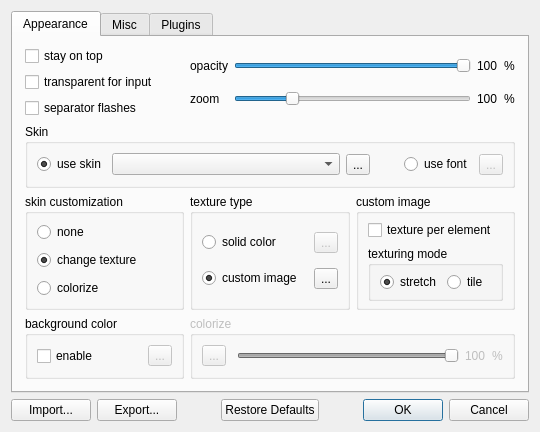
<?xml version="1.0" encoding="UTF-8"?>
<ui version="4.0">
 <class>digital_clock::gui::SettingsDialog</class>
 <widget class="QDialog" name="digital_clock::gui::SettingsDialog">
  <property name="geometry">
   <rect>
    <x>0</x>
    <y>0</y>
    <width>512</width>
    <height>423</height>
   </rect>
  </property>
  <property name="windowTitle">
   <string>Settings</string>
  </property>
  <layout class="QGridLayout" name="gridLayout">
   <item row="1" column="5">
    <widget class="QDialogButtonBox" name="buttonBox">
     <property name="orientation">
      <enum>Qt::Horizontal</enum>
     </property>
     <property name="standardButtons">
      <set>QDialogButtonBox::Cancel|QDialogButtonBox::Ok</set>
     </property>
    </widget>
   </item>
   <item row="1" column="1">
    <widget class="QPushButton" name="export_btn">
     <property name="toolTip">
      <string>Export current settings to file</string>
     </property>
     <property name="text">
      <string>Export...</string>
     </property>
    </widget>
   </item>
   <item row="1" column="3">
    <widget class="QPushButton" name="defaults_bth">
     <property name="text">
      <string>Restore Defaults</string>
     </property>
    </widget>
   </item>
   <item row="1" column="4">
    <spacer name="horizontalSpacer_2">
     <property name="orientation">
      <enum>Qt::Horizontal</enum>
     </property>
     <property name="sizeHint" stdset="0">
      <size>
       <width>21</width>
       <height>20</height>
      </size>
     </property>
    </spacer>
   </item>
   <item row="1" column="0">
    <widget class="QPushButton" name="import_btn">
     <property name="toolTip">
      <string>Import settings from file</string>
     </property>
     <property name="text">
      <string>Import...</string>
     </property>
    </widget>
   </item>
   <item row="1" column="2">
    <spacer name="horizontalSpacer">
     <property name="orientation">
      <enum>Qt::Horizontal</enum>
     </property>
     <property name="sizeHint" stdset="0">
      <size>
       <width>21</width>
       <height>20</height>
      </size>
     </property>
    </spacer>
   </item>
   <item row="0" column="0" colspan="6">
    <widget class="QTabWidget" name="tabWidget">
     <property name="currentIndex">
      <number>0</number>
     </property>
     <widget class="QWidget" name="appearance_tab">
      <attribute name="title">
       <string>Appearance</string>
      </attribute>
      <layout class="QGridLayout" name="appearance_layout">
       <property name="leftMargin">
        <number>12</number>
       </property>
       <property name="rightMargin">
        <number>12</number>
       </property>
       <property name="bottomMargin">
        <number>12</number>
       </property>
       <item row="0" column="0">
        <layout class="QVBoxLayout" name="checkbox_layout">
         <item>
          <widget class="QCheckBox" name="stay_on_top">
           <property name="text">
            <string>stay on top</string>
           </property>
          </widget>
         </item>
         <item>
          <widget class="QCheckBox" name="transp_for_input">
           <property name="text">
            <string>transparent for input</string>
           </property>
          </widget>
         </item>
         <item>
          <widget class="QCheckBox" name="sep_flash">
           <property name="text">
            <string>separator flashes</string>
           </property>
          </widget>
         </item>
        </layout>
       </item>
       <item row="0" column="1" colspan="2">
        <layout class="QGridLayout" name="sliders_layout">
         <item row="0" column="0">
          <widget class="QLabel" name="opacity_label">
           <property name="text">
            <string>opacity</string>
           </property>
          </widget>
         </item>
         <item row="0" column="1">
          <widget class="QSlider" name="opacity_slider">
           <property name="minimum">
            <number>5</number>
           </property>
           <property name="maximum">
            <number>100</number>
           </property>
           <property name="value">
            <number>100</number>
           </property>
           <property name="sliderPosition">
            <number>100</number>
           </property>
           <property name="orientation">
            <enum>Qt::Horizontal</enum>
           </property>
          </widget>
         </item>
         <item row="0" column="2">
          <widget class="QLabel" name="opacity_value">
           <property name="text">
            <string notr="true">100</string>
           </property>
          </widget>
         </item>
         <item row="0" column="3">
          <widget class="QLabel" name="opcacity_percent">
           <property name="text">
            <string notr="true">%</string>
           </property>
          </widget>
         </item>
         <item row="1" column="0">
          <widget class="QLabel" name="zoom_label">
           <property name="text">
            <string>zoom</string>
           </property>
          </widget>
         </item>
         <item row="1" column="1">
          <widget class="QSlider" name="zoom_slider">
           <property name="minimum">
            <number>10</number>
           </property>
           <property name="maximum">
            <number>400</number>
           </property>
           <property name="value">
            <number>100</number>
           </property>
           <property name="orientation">
            <enum>Qt::Horizontal</enum>
           </property>
          </widget>
         </item>
         <item row="1" column="2">
          <widget class="QLabel" name="zoom_value">
           <property name="text">
            <string notr="true">100</string>
           </property>
          </widget>
         </item>
         <item row="1" column="3">
          <widget class="QLabel" name="zoom_percent">
           <property name="text">
            <string notr="true">%</string>
           </property>
          </widget>
         </item>
        </layout>
       </item>
       <item row="1" column="0" colspan="3">
        <widget class="QGroupBox" name="skin_group">
         <property name="title">
          <string>Skin</string>
         </property>
         <layout class="QHBoxLayout" name="skin_layout">
          <item>
           <widget class="QRadioButton" name="use_skin">
            <property name="text">
             <string>use skin</string>
            </property>
            <property name="checked">
             <bool>true</bool>
            </property>
           </widget>
          </item>
          <item>
           <widget class="QComboBox" name="skin_box">
            <property name="sizePolicy">
             <sizepolicy hsizetype="Expanding" vsizetype="Fixed">
              <horstretch>0</horstretch>
              <verstretch>0</verstretch>
             </sizepolicy>
            </property>
            <property name="minimumSize">
             <size>
              <width>155</width>
              <height>0</height>
             </size>
            </property>
           </widget>
          </item>
          <item>
           <widget class="QToolButton" name="skin_info_btn">
            <property name="text">
             <string notr="true">...</string>
            </property>
            <property name="icon">
             <iconset resource="../digital_clock.qrc">
              <normaloff>:/clock/images/about.svg</normaloff>:/clock/images/about.svg</iconset>
            </property>
           </widget>
          </item>
          <item>
           <spacer name="horizontalSpacer_5">
            <property name="orientation">
             <enum>Qt::Horizontal</enum>
            </property>
            <property name="sizeType">
             <enum>QSizePolicy::Fixed</enum>
            </property>
            <property name="sizeHint" stdset="0">
             <size>
              <width>28</width>
              <height>20</height>
             </size>
            </property>
           </spacer>
          </item>
          <item>
           <widget class="QRadioButton" name="use_font">
            <property name="text">
             <string>use font</string>
            </property>
           </widget>
          </item>
          <item>
           <widget class="QToolButton" name="sel_font_btn">
            <property name="enabled">
             <bool>false</bool>
            </property>
            <property name="text">
             <string notr="true">...</string>
            </property>
           </widget>
          </item>
         </layout>
        </widget>
       </item>
       <item row="2" column="0">
        <widget class="QGroupBox" name="customization_group">
         <property name="title">
          <string>skin customization</string>
         </property>
         <layout class="QVBoxLayout" name="customization_layout">
          <property name="topMargin">
           <number>6</number>
          </property>
          <property name="bottomMargin">
           <number>6</number>
          </property>
          <item>
           <widget class="QRadioButton" name="cust_none">
            <property name="text">
             <string>none</string>
            </property>
           </widget>
          </item>
          <item>
           <widget class="QRadioButton" name="cust_texturing">
            <property name="text">
             <string>change texture</string>
            </property>
            <property name="checked">
             <bool>true</bool>
            </property>
           </widget>
          </item>
          <item>
           <widget class="QRadioButton" name="cust_colorize">
            <property name="text">
             <string>colorize</string>
            </property>
           </widget>
          </item>
         </layout>
        </widget>
       </item>
       <item row="2" column="1">
        <widget class="QGroupBox" name="texture_group">
         <property name="title">
          <string>texture type</string>
         </property>
         <layout class="QGridLayout" name="texture_layout">
          <item row="0" column="0">
           <widget class="QRadioButton" name="type_color">
            <property name="text">
             <string>solid color</string>
            </property>
           </widget>
          </item>
          <item row="0" column="1">
           <widget class="QToolButton" name="sel_color_btn">
            <property name="enabled">
             <bool>false</bool>
            </property>
            <property name="text">
             <string notr="true">...</string>
            </property>
           </widget>
          </item>
          <item row="1" column="0">
           <widget class="QRadioButton" name="type_image">
            <property name="text">
             <string>custom image</string>
            </property>
            <property name="checked">
             <bool>true</bool>
            </property>
           </widget>
          </item>
          <item row="1" column="1">
           <widget class="QToolButton" name="sel_image_btn">
            <property name="text">
             <string notr="true">...</string>
            </property>
           </widget>
          </item>
         </layout>
        </widget>
       </item>
       <item row="2" column="2">
        <widget class="QGroupBox" name="image_group">
         <property name="title">
          <string>custom image</string>
         </property>
         <layout class="QVBoxLayout" name="image_layout">
          <property name="topMargin">
           <number>6</number>
          </property>
          <property name="bottomMargin">
           <number>6</number>
          </property>
          <item>
           <widget class="QCheckBox" name="txd_per_elem">
            <property name="text">
             <string>texture per element</string>
            </property>
           </widget>
          </item>
          <item>
           <widget class="QGroupBox" name="mode_group">
            <property name="title">
             <string>texturing mode</string>
            </property>
            <layout class="QHBoxLayout" name="mode_layout">
             <property name="topMargin">
              <number>6</number>
             </property>
             <property name="bottomMargin">
              <number>6</number>
             </property>
             <item>
              <widget class="QRadioButton" name="mode_stretch">
               <property name="text">
                <string>stretch</string>
               </property>
               <property name="checked">
                <bool>true</bool>
               </property>
              </widget>
             </item>
             <item>
              <widget class="QRadioButton" name="mode_tile">
               <property name="text">
                <string>tile</string>
               </property>
              </widget>
             </item>
            </layout>
           </widget>
          </item>
         </layout>
        </widget>
       </item>
       <item row="3" column="0">
        <widget class="QGroupBox" name="background_color_group">
         <property name="title">
          <string>background color</string>
         </property>
         <layout class="QHBoxLayout" name="background_color_layout">
          <item>
           <widget class="QCheckBox" name="background_enabled">
            <property name="text">
             <string>enable</string>
            </property>
           </widget>
          </item>
          <item>
           <widget class="digital_clock::gui::LedToolButton" name="background_color_btn">
            <property name="enabled">
             <bool>false</bool>
            </property>
            <property name="toolTip">
             <string>Current background color</string>
            </property>
            <property name="text">
             <string notr="true">...</string>
            </property>
           </widget>
          </item>
         </layout>
        </widget>
       </item>
       <item row="3" column="1" colspan="2">
        <widget class="QGroupBox" name="colorize_group">
         <property name="enabled">
          <bool>false</bool>
         </property>
         <property name="title">
          <string>colorize</string>
         </property>
         <layout class="QHBoxLayout" name="colorize_layout">
          <item>
           <widget class="digital_clock::gui::LedToolButton" name="img_color_btn">
            <property name="text">
             <string notr="true">...</string>
            </property>
           </widget>
          </item>
          <item>
           <spacer name="horizontalSpacer_3">
            <property name="orientation">
             <enum>Qt::Horizontal</enum>
            </property>
            <property name="sizeType">
             <enum>QSizePolicy::Fixed</enum>
            </property>
            <property name="sizeHint" stdset="0">
             <size>
              <width>5</width>
              <height>20</height>
             </size>
            </property>
           </spacer>
          </item>
          <item>
           <widget class="QSlider" name="level_slider">
            <property name="maximum">
             <number>100</number>
            </property>
            <property name="value">
             <number>100</number>
            </property>
            <property name="orientation">
             <enum>Qt::Horizontal</enum>
            </property>
           </widget>
          </item>
          <item>
           <widget class="QLabel" name="level_value">
            <property name="text">
             <string notr="true">100</string>
            </property>
           </widget>
          </item>
          <item>
           <widget class="QLabel" name="level_percent">
            <property name="text">
             <string notr="true">%</string>
            </property>
           </widget>
          </item>
         </layout>
        </widget>
       </item>
      </layout>
     </widget>
     <widget class="QWidget" name="misc_tab">
      <attribute name="title">
       <string>Misc</string>
      </attribute>
      <layout class="QGridLayout" name="misc_layout">
       <property name="leftMargin">
        <number>12</number>
       </property>
       <property name="rightMargin">
        <number>12</number>
       </property>
       <property name="bottomMargin">
        <number>12</number>
       </property>
       <item row="0" column="0">
        <layout class="QVBoxLayout" name="verticalLayout">
         <item>
          <widget class="QCheckBox" name="autostart">
           <property name="text">
            <string>start on system startup</string>
           </property>
          </widget>
         </item>
         <item>
          <widget class="QCheckBox" name="enable_autoupdate">
           <property name="text">
            <string>enable autoupdate</string>
           </property>
           <property name="checked">
            <bool>true</bool>
           </property>
          </widget>
         </item>
        </layout>
       </item>
       <item row="0" column="1" colspan="2">
        <widget class="QGroupBox" name="time_format_group">
         <property name="title">
          <string>Time format</string>
         </property>
         <layout class="QHBoxLayout" name="time_format_layout">
          <property name="leftMargin">
           <number>8</number>
          </property>
          <property name="topMargin">
           <number>10</number>
          </property>
          <property name="rightMargin">
           <number>8</number>
          </property>
          <property name="bottomMargin">
           <number>10</number>
          </property>
          <item>
           <widget class="QRadioButton" name="system_format">
            <property name="text">
             <string>system</string>
            </property>
            <property name="checked">
             <bool>true</bool>
            </property>
           </widget>
          </item>
          <item>
           <widget class="QRadioButton" name="custom_format">
            <property name="text">
             <string>custom</string>
            </property>
           </widget>
          </item>
          <item>
           <widget class="QComboBox" name="format_box">
            <property name="enabled">
             <bool>false</bool>
            </property>
            <property name="editable">
             <bool>true</bool>
            </property>
            <property name="currentText">
             <string notr="true"/>
            </property>
            <property name="currentIndex">
             <number>-1</number>
            </property>
            <item>
             <property name="text">
              <string notr="true">h:mm</string>
             </property>
            </item>
            <item>
             <property name="text">
              <string notr="true">hh:mm</string>
             </property>
            </item>
            <item>
             <property name="text">
              <string notr="true">hh:mm:ss</string>
             </property>
            </item>
            <item>
             <property name="text">
              <string notr="true">h:mmA</string>
             </property>
            </item>
            <item>
             <property name="text">
              <string notr="true">hh:mmA</string>
             </property>
            </item>
            <item>
             <property name="text">
              <string notr="true">hh:mm:ssA</string>
             </property>
            </item>
            <item>
             <property name="text">
              <string notr="true">H:mm</string>
             </property>
            </item>
            <item>
             <property name="text">
              <string notr="true">HH:mm</string>
             </property>
            </item>
            <item>
             <property name="text">
              <string notr="true">HH:mm:ss</string>
             </property>
            </item>
           </widget>
          </item>
          <item>
           <widget class="QPushButton" name="apply_btn">
            <property name="enabled">
             <bool>false</bool>
            </property>
            <property name="text">
             <string>Apply</string>
            </property>
           </widget>
          </item>
         </layout>
        </widget>
       </item>
       <item row="1" column="0">
        <widget class="QGroupBox" name="align_group">
         <property name="title">
          <string>Alignment</string>
         </property>
         <layout class="QHBoxLayout" name="horizontalLayout">
          <item>
           <widget class="QRadioButton" name="align_left_rbtn">
            <property name="text">
             <string>left</string>
            </property>
            <property name="checked">
             <bool>true</bool>
            </property>
           </widget>
          </item>
          <item>
           <widget class="QRadioButton" name="align_right_rbtn">
            <property name="text">
             <string>right</string>
            </property>
           </widget>
          </item>
         </layout>
        </widget>
       </item>
       <item row="1" column="1" colspan="2">
        <widget class="QGroupBox" name="space_group">
         <property name="title">
          <string>Space between digits</string>
         </property>
         <layout class="QHBoxLayout" name="space_layout">
          <item>
           <widget class="QLabel" name="space_less_label">
            <property name="text">
             <string>less</string>
            </property>
           </widget>
          </item>
          <item>
           <widget class="QSlider" name="space_slider">
            <property name="minimum">
             <number>-10</number>
            </property>
            <property name="maximum">
             <number>50</number>
            </property>
            <property name="value">
             <number>4</number>
            </property>
            <property name="orientation">
             <enum>Qt::Horizontal</enum>
            </property>
            <property name="tickPosition">
             <enum>QSlider::NoTicks</enum>
            </property>
           </widget>
          </item>
          <item>
           <widget class="QLabel" name="space_more_label">
            <property name="text">
             <string>more</string>
            </property>
           </widget>
          </item>
         </layout>
        </widget>
       </item>
       <item row="2" column="0" colspan="3">
        <widget class="QGroupBox" name="autoupdate_group">
         <property name="title">
          <string>Autoupdate</string>
         </property>
         <layout class="QHBoxLayout" name="autoupdate_layout" stretch="0,1,0,0">
          <property name="leftMargin">
           <number>8</number>
          </property>
          <property name="rightMargin">
           <number>8</number>
          </property>
          <item>
           <widget class="QLabel" name="update_period_label">
            <property name="text">
             <string>Check for updates every</string>
            </property>
           </widget>
          </item>
          <item>
           <widget class="QComboBox" name="update_period_box"/>
          </item>
          <item>
           <widget class="QToolButton" name="check_upd_now_btn">
            <property name="font">
             <font>
              <underline>true</underline>
             </font>
            </property>
            <property name="text">
             <string>Check now!</string>
            </property>
            <property name="toolButtonStyle">
             <enum>Qt::ToolButtonTextOnly</enum>
            </property>
            <property name="autoRaise">
             <bool>true</bool>
            </property>
           </widget>
          </item>
          <item>
           <widget class="QCheckBox" name="check_for_beta">
            <property name="text">
             <string>check for beta releases</string>
            </property>
           </widget>
          </item>
         </layout>
        </widget>
       </item>
       <item row="3" column="0" colspan="3">
        <widget class="QGroupBox" name="clock_url_group">
         <property name="toolTip">
          <string>If enabled, given URL will be opened with default web browser when you click on clock</string>
         </property>
         <property name="title">
          <string>Clock URL</string>
         </property>
         <layout class="QHBoxLayout" name="clock_url_layout">
          <item>
           <widget class="QCheckBox" name="clock_url_enabled">
            <property name="text">
             <string>enable</string>
            </property>
           </widget>
          </item>
          <item>
           <widget class="QLineEdit" name="clock_url_edit">
            <property name="enabled">
             <bool>false</bool>
            </property>
            <property name="text">
             <string notr="true">http://digitalclock4.sourceforge.net/</string>
            </property>
           </widget>
          </item>
          <item>
           <widget class="QToolButton" name="browse_url_file_btn">
            <property name="enabled">
             <bool>false</bool>
            </property>
            <property name="toolTip">
             <string>Browse for local file instead of URL</string>
            </property>
            <property name="text">
             <string notr="true">...</string>
            </property>
           </widget>
          </item>
         </layout>
        </widget>
       </item>
       <item row="4" column="0" colspan="2">
        <widget class="QCheckBox" name="fullscreen_detect">
         <property name="text">
          <string>prevent appearing above fullscreen windows</string>
         </property>
        </widget>
       </item>
       <item row="4" column="2">
        <widget class="QCheckBox" name="show_hide_enable">
         <property name="text">
          <string>display 'Show/Hide' menu item</string>
         </property>
        </widget>
       </item>
       <item row="5" column="2">
        <widget class="QCheckBox" name="export_state">
         <property name="text">
          <string>export state (e.g. position)</string>
         </property>
        </widget>
       </item>
      </layout>
     </widget>
     <widget class="QWidget" name="plugins_tab">
      <attribute name="title">
       <string>Plugins</string>
      </attribute>
      <layout class="QGridLayout" name="plugins_layout">
       <property name="leftMargin">
        <number>12</number>
       </property>
       <property name="rightMargin">
        <number>12</number>
       </property>
       <property name="bottomMargin">
        <number>12</number>
       </property>
       <item row="0" column="0">
        <widget class="QListWidget" name="plugins_list"/>
       </item>
      </layout>
     </widget>
    </widget>
   </item>
  </layout>
 </widget>
 <customwidgets>
  <customwidget>
   <class>digital_clock::gui::LedToolButton</class>
   <extends>QToolButton</extends>
   <header>gui/led_tool_button.h</header>
  </customwidget>
 </customwidgets>
 <resources>
  <include location="../digital_clock.qrc"/>
 </resources>
 <connections>
  <connection>
   <sender>buttonBox</sender>
   <signal>accepted()</signal>
   <receiver>digital_clock::gui::SettingsDialog</receiver>
   <slot>accept()</slot>
   <hints>
    <hint type="sourcelabel">
     <x>486</x>
     <y>372</y>
    </hint>
    <hint type="destinationlabel">
     <x>157</x>
     <y>274</y>
    </hint>
   </hints>
  </connection>
  <connection>
   <sender>buttonBox</sender>
   <signal>rejected()</signal>
   <receiver>digital_clock::gui::SettingsDialog</receiver>
   <slot>reject()</slot>
   <hints>
    <hint type="sourcelabel">
     <x>486</x>
     <y>372</y>
    </hint>
    <hint type="destinationlabel">
     <x>286</x>
     <y>274</y>
    </hint>
   </hints>
  </connection>
  <connection>
   <sender>opacity_slider</sender>
   <signal>valueChanged(int)</signal>
   <receiver>opacity_value</receiver>
   <slot>setNum(int)</slot>
   <hints>
    <hint type="sourcelabel">
     <x>428</x>
     <y>66</y>
    </hint>
    <hint type="destinationlabel">
     <x>452</x>
     <y>66</y>
    </hint>
   </hints>
  </connection>
  <connection>
   <sender>zoom_slider</sender>
   <signal>valueChanged(int)</signal>
   <receiver>zoom_value</receiver>
   <slot>setNum(int)</slot>
   <hints>
    <hint type="sourcelabel">
     <x>428</x>
     <y>98</y>
    </hint>
    <hint type="destinationlabel">
     <x>452</x>
     <y>98</y>
    </hint>
   </hints>
  </connection>
  <connection>
   <sender>level_slider</sender>
   <signal>valueChanged(int)</signal>
   <receiver>level_value</receiver>
   <slot>setNum(int)</slot>
   <hints>
    <hint type="sourcelabel">
     <x>419</x>
     <y>317</y>
    </hint>
    <hint type="destinationlabel">
     <x>443</x>
     <y>317</y>
    </hint>
   </hints>
  </connection>
  <connection>
   <sender>type_color</sender>
   <signal>toggled(bool)</signal>
   <receiver>sel_color_btn</receiver>
   <slot>setEnabled(bool)</slot>
   <hints>
    <hint type="sourcelabel">
     <x>278</x>
     <y>218</y>
    </hint>
    <hint type="destinationlabel">
     <x>309</x>
     <y>219</y>
    </hint>
   </hints>
  </connection>
  <connection>
   <sender>type_image</sender>
   <signal>toggled(bool)</signal>
   <receiver>sel_image_btn</receiver>
   <slot>setEnabled(bool)</slot>
   <hints>
    <hint type="sourcelabel">
     <x>278</x>
     <y>248</y>
    </hint>
    <hint type="destinationlabel">
     <x>309</x>
     <y>249</y>
    </hint>
   </hints>
  </connection>
  <connection>
   <sender>type_image</sender>
   <signal>toggled(bool)</signal>
   <receiver>image_group</receiver>
   <slot>setEnabled(bool)</slot>
   <hints>
    <hint type="sourcelabel">
     <x>278</x>
     <y>248</y>
    </hint>
    <hint type="destinationlabel">
     <x>470</x>
     <y>266</y>
    </hint>
   </hints>
  </connection>
  <connection>
   <sender>cust_colorize</sender>
   <signal>toggled(bool)</signal>
   <receiver>colorize_group</receiver>
   <slot>setEnabled(bool)</slot>
   <hints>
    <hint type="sourcelabel">
     <x>123</x>
     <y>258</y>
    </hint>
    <hint type="destinationlabel">
     <x>204</x>
     <y>327</y>
    </hint>
   </hints>
  </connection>
  <connection>
   <sender>cust_texturing</sender>
   <signal>toggled(bool)</signal>
   <receiver>texture_group</receiver>
   <slot>setEnabled(bool)</slot>
   <hints>
    <hint type="sourcelabel">
     <x>157</x>
     <y>234</y>
    </hint>
    <hint type="destinationlabel">
     <x>319</x>
     <y>266</y>
    </hint>
   </hints>
  </connection>
  <connection>
   <sender>use_font</sender>
   <signal>toggled(bool)</signal>
   <receiver>sel_font_btn</receiver>
   <slot>setEnabled(bool)</slot>
   <hints>
    <hint type="sourcelabel">
     <x>429</x>
     <y>153</y>
    </hint>
    <hint type="destinationlabel">
     <x>460</x>
     <y>154</y>
    </hint>
   </hints>
  </connection>
  <connection>
   <sender>use_skin</sender>
   <signal>toggled(bool)</signal>
   <receiver>skin_box</receiver>
   <slot>setEnabled(bool)</slot>
   <hints>
    <hint type="sourcelabel">
     <x>93</x>
     <y>153</y>
    </hint>
    <hint type="destinationlabel">
     <x>297</x>
     <y>154</y>
    </hint>
   </hints>
  </connection>
  <connection>
   <sender>use_skin</sender>
   <signal>toggled(bool)</signal>
   <receiver>skin_info_btn</receiver>
   <slot>setEnabled(bool)</slot>
   <hints>
    <hint type="sourcelabel">
     <x>93</x>
     <y>153</y>
    </hint>
    <hint type="destinationlabel">
     <x>326</x>
     <y>155</y>
    </hint>
   </hints>
  </connection>
  <connection>
   <sender>custom_format</sender>
   <signal>toggled(bool)</signal>
   <receiver>format_box</receiver>
   <slot>setEnabled(bool)</slot>
   <hints>
    <hint type="sourcelabel">
     <x>295</x>
     <y>83</y>
    </hint>
    <hint type="destinationlabel">
     <x>380</x>
     <y>84</y>
    </hint>
   </hints>
  </connection>
  <connection>
   <sender>custom_format</sender>
   <signal>toggled(bool)</signal>
   <receiver>apply_btn</receiver>
   <slot>setEnabled(bool)</slot>
   <hints>
    <hint type="sourcelabel">
     <x>295</x>
     <y>83</y>
    </hint>
    <hint type="destinationlabel">
     <x>461</x>
     <y>86</y>
    </hint>
   </hints>
  </connection>
  <connection>
   <sender>enable_autoupdate</sender>
   <signal>toggled(bool)</signal>
   <receiver>autoupdate_group</receiver>
   <slot>setEnabled(bool)</slot>
   <hints>
    <hint type="sourcelabel">
     <x>159</x>
     <y>90</y>
    </hint>
    <hint type="destinationlabel">
     <x>470</x>
     <y>217</y>
    </hint>
   </hints>
  </connection>
  <connection>
   <sender>background_enabled</sender>
   <signal>toggled(bool)</signal>
   <receiver>background_color_btn</receiver>
   <slot>setEnabled(bool)</slot>
   <hints>
    <hint type="sourcelabel">
     <x>91</x>
     <y>306</y>
    </hint>
    <hint type="destinationlabel">
     <x>141</x>
     <y>308</y>
    </hint>
   </hints>
  </connection>
  <connection>
   <sender>clock_url_enabled</sender>
   <signal>toggled(bool)</signal>
   <receiver>clock_url_edit</receiver>
   <slot>setEnabled(bool)</slot>
   <hints>
    <hint type="sourcelabel">
     <x>67</x>
     <y>256</y>
    </hint>
    <hint type="destinationlabel">
     <x>103</x>
     <y>258</y>
    </hint>
   </hints>
  </connection>
  <connection>
   <sender>clock_url_enabled</sender>
   <signal>toggled(bool)</signal>
   <receiver>browse_url_file_btn</receiver>
   <slot>setEnabled(bool)</slot>
   <hints>
    <hint type="sourcelabel">
     <x>64</x>
     <y>252</y>
    </hint>
    <hint type="destinationlabel">
     <x>251</x>
     <y>251</y>
    </hint>
   </hints>
  </connection>
 </connections>
</ui>
